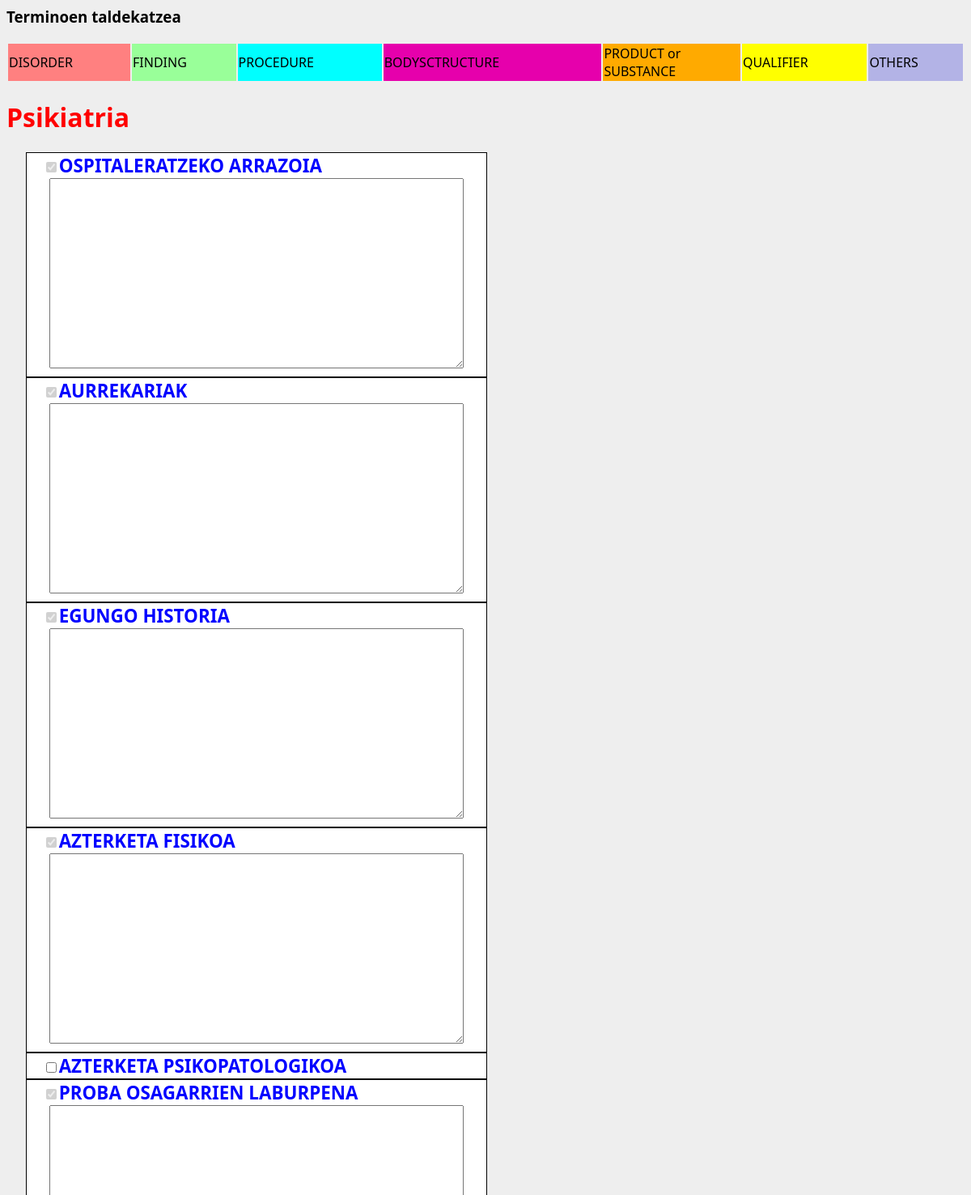
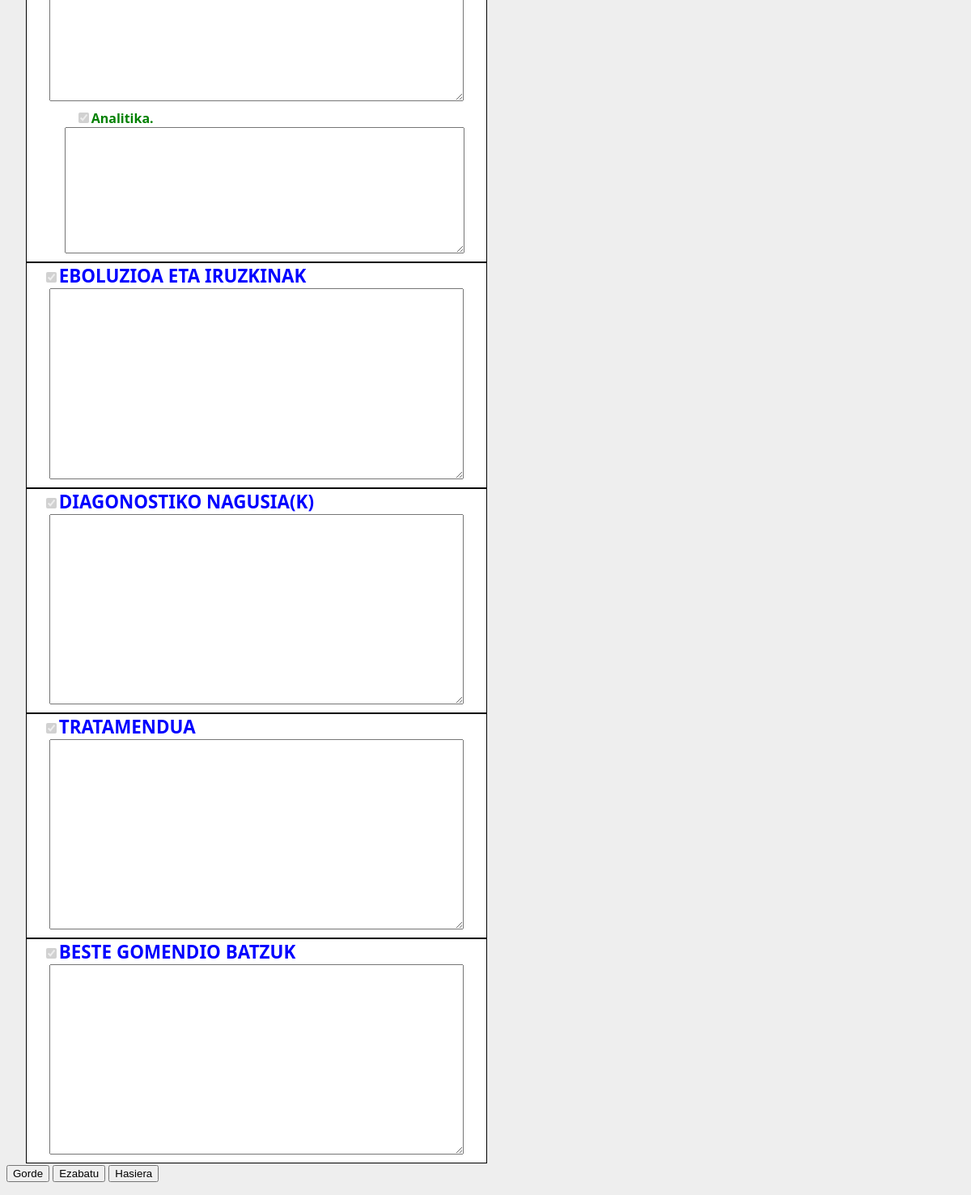
The app's page /txantiloiak/4/berria with its own data (2 pictures, top to bottom).
### txantiloiak/models.py (models this page shows, shortened)
class Espezialitatea(models.Model):
    izena = models.CharField(max_length=50)
    MOTA_AUKERAK = (
        ('AL','Alta txostena'),
        ('EB','Ebolutiboa'),
    )
    mota = models.CharField(max_length=2,
                            choices=MOTA_AUKERAK)
    def __str__(self):
        return self.izena

class Atala(models.Model):
    izenburua = models.CharField(max_length=50)
    hautazkoa = models.BooleanField(default=False)
    espezialitatea = models.ForeignKey('Espezialitatea')
    testua = models.TextField(blank=True,default='')
    ordena = models.IntegerField()
    class Meta:
        ordering = ['espezialitatea','ordena']
    def defektuzkoTestua(self):
        if self.testua=='':
            return False
        else:
            return True
    defektuzkoTestua.boolean = True

class Azpiatala(models.Model):
    izenburua = models.CharField(max_length=50)
    hautazkoa = models.BooleanField(default=False)
    goiatala = models.ForeignKey(Atala)
    testua = models.TextField(blank=True,default='')
    ordena = models.IntegerField()
    class Meta:
        ordering = ['goiatala','ordena']

### txantiloiak/views.py (the view, shortened to what this page needs)
# urls.py: url(r'^(?P<pk>[0-9]+)/berria$', views.EspezialitateaView.as_view(), name='espezialitatea'),
class EspezialitateaView(generic.DetailView):
    model = Espezialitatea
    template_name = 'txantiloiak/espezialitatea.html'
    def get_context_data(self,*args,**kwargs):
        context = super(EspezialitateaView, self).get_context_data(*args,**kwargs)
        txosList = Txostena.objects.filter(id=self.kwargs.get("txosten_id",None))
        return context

### txantiloiak/templatetags/txantiloiak_extras.py (called while the page is built)
@register.filter()
def hautazkoaChecked(value):
    if not value:
        return "checked disabled"
    elif value == "check":
        return "checked"
    else:
        return ""

@register.filter()
def hautazkoaCollapse(value):
    if not value or value == "check":
        return "display:block"
    else:
        return "display:none"

### txantiloiak/templates/txantiloiak/espezialitatea.html (shortened to what this page needs)
{% load staticfiles %}
{% load txantiloiak_extras %}
<head>
</head>
<link rel="stylesheet" type="text/css" href="{% static 'txantiloiak/style.css' %}"  />
<h3> Terminoen taldekatzea </h3>
<table style="width:100%">
  <tr>
    <td style="width:30px; background-color:#ff8080">DISORDER</td>
    <td style="width:30px; background-color:#99ff99">  FINDING</td>
    <td style="width:30px; background-color: #00ffff">  PROCEDURE</td>
    <td style="width:30px; background-color: #e600ac">  BODYSCTRUCTURE</td>
    <td style="width:30px; background-color: #ffaa00">  PRODUCT or SUBSTANCE </td>
    <td style="width:30px; background-color: #ffff00">  QUALIFIER</td>
    <td style="width:30px; background-color: #b3b3e6">  OTHERS</td>
  </tr>
</table>
<div class="espe">
<h1>{{ espezialitatea }}</h1>
{% if txostena %}
<form action="{% url 'txantiloiak:gordeAldatua' txostena.id %}" method="post" id="txostena" >
{% else %}
<form action="{% url 'txantiloiak:gorde' espezialitatea.id %}" method="post" id="txostena" >
{% endif %}
  {% for atal in espezialitatea.atala_set.all %}
     <div class="atal">
      <label for="atal">
        <input type="checkbox"  name="atalch"  onclick="ShowHideDiv(this,'testuT{{ atal.id }}')" value="{{ atal.id }}" {{atal.hautazkoa|hautazkoaChecked}}>{{ atal.izenburua }}
      </label>
      <div class="testu" id="testuT{{ atal.id }}" style="{{atal.hautazkoa|hautazkoaCollapse}}" >
        <textarea form="txostena"  onblur = "jsonLortu('{{ atal.id }}')" id="testu{{ atal.id }}" name="testu{{ atal.id }}">{% if txostena%}{% get_eduk_atala txostena.id atal.id %}{% else %}{{atal.testua}}{% endif %}</textarea>
      </div>
      {% for azp in atal.azpiatala_set.all %}
        <div class="azpi">
          <label1 for="azpi">
	           <input type="checkbox" name="azpich"   onclick="ShowHideDiv(this,'testuT{{atal.id}}_{{ azp.id }}')" value="{{atal.id}}_{{ azp.id }}" {% if txostena %}{% get_gord_azpiatala txostena.id azp.id atal.id as badago %}{{badago|hautazkoaChecked}}{% else %}{{azp.hautazkoa|hautazkoaChecked}}{% endif %}>{{ azp.izenburua }}.
          </label1>
          <div class="testu" id="testuT{{atal.id}}_{{ azp.id }}" style="{% if txostena %}{% get_gord_azpiatala txostena.id azp.id atal.id as badago %}{{badago|hautazkoaCollapse}}{% else %}{{azp.hautazkoa|hautazkoaCollapse}}{% endif %}" >
	    <textarea form="txostena" onblur = "jsonLortu('{{atal.id}}_{{ azp.id }}')" name="testu{{atal.id}}_{{ azp.id }}" id="testu{{atal.id}}_{{ azp.id }}"></textarea>
	        </div>
	      </div>
        {% endfor %}
  </div>
{% endfor %}
<input type="submit" value="Gorde" />
<input type="reset" value="Ezabatu" />
<input type="button" value="Hasiera" onClick="window.location='/txantiloiak/'"/>
</form>
</div>

### txantiloiak/static/txantiloiak/style.css (style rules this page uses)
.espe label { margin-left:20px; color:blue; text-transform: uppercase; font-size:140%; font-weight:bold; }
.azpi label1 { margin-left:40px; color:green; font-size:100%; font-weight: bold; }
.atal { position: relative; left: 2%; color:black; border-style: solid; border-width: 1px; size:80%; width: 48%; background-color:white; }
.testu textarea { width: 90%; margin-left: 5%; margin-right: 5%; height: 30%; margin-bottom: 10px; }
.azpi { margin-left:20px; color:green; }
.azpi textarea { width: 90%; margin-left: 5%; margin-right: 5%; height: 20%; margin-bottom: %50; }
.espe h1 { color:red; }

### records on screen
Espezialitatea: izena "Psikiatria"
Atala: izenburua "OSPITALERATZEKO ARRAZOIA"
Atala: izenburua "AURREKARIAK"
Atala: izenburua "EGUNGO HISTORIA"
Atala: izenburua "AZTERKETA FISIKOA"
Atala: izenburua "AZTERKETA PSIKOPATOLOGIKOA"
Atala: izenburua "PROBA OSAGARRIEN LABURPENA"
Azpiatala: izenburua "Analitika"
Atala: izenburua "EBOLUZIOA ETA IRUZKINAK"
Atala: izenburua "DIAGONOSTIKO NAGUSIA(K)"
Atala: izenburua "TRATAMENDUA"
Atala: izenburua "BESTE GOMENDIO BATZUK"
